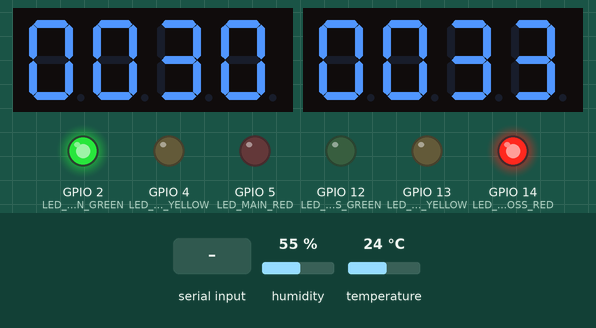
This program was run on a simulated ESP32. On the bench: 2 × 4-digit seven-segment display, output pins drawn as LEDs (lit = HIGH). The inputs (shaded band) are chosen by the test bench; at power-on: humidity 55 %, temperature 24 °C. What the program prints to the serial monitor is not drawn.

Above: at 1.6 s.
1.7 s: "90,45\n" received over Serial
At 3.8 s:
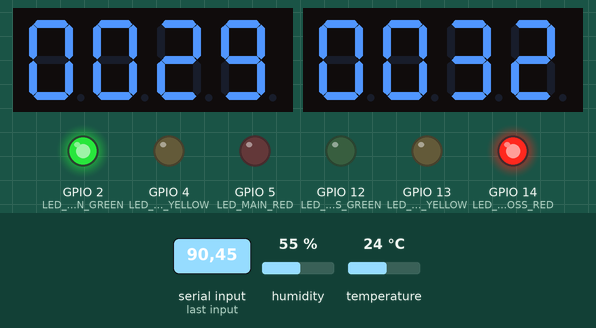
At 32.8 s:
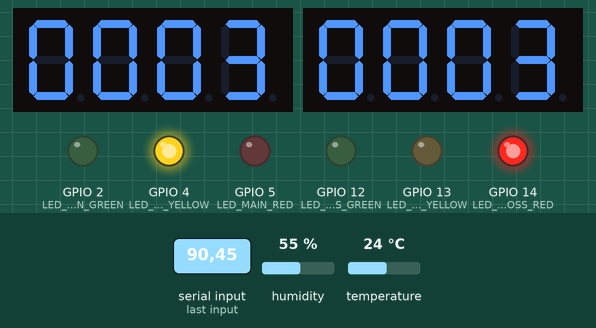
Timing chart, 0 to 34.3 s (numbered marks = the images above; inputs shaded):
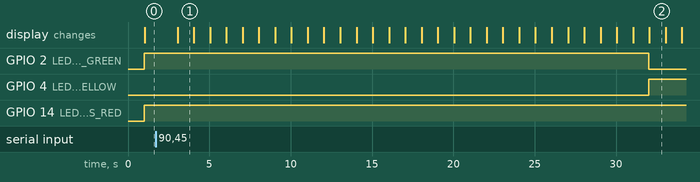

The program:

main.cpp
```cpp
#include <Arduino.h>
#include <TM1637Display.h>
// ========= DHT20 =========
#include <Wire.h>
#include "DHT20.h"
DHT20 dht;
#define DHT_SDA 25
#define DHT_SCL 26

#define ENV_SEND_INTERVAL_MS  10000UL   // gửi mỗi 10 giây
// ================= CONFIG =================
#define UART_BAUD           115200
#define YELLOW_TIME         3

#define TIMEOUT_MS          15000UL     // 15 giây không nhận gói tin hợp lệ → Fallback
#define DEFAULT_M           30
#define DEFAULT_C           30

// ================= TM1637 =================
#define CLK1 18
#define DIO1 19
#define CLK2 21
#define DIO2 22

TM1637Display displayMain(CLK1, DIO1);
TM1637Display displayCross(CLK2, DIO2);

// ================= LED =================
#define LED_MAIN_GREEN   2
#define LED_MAIN_YELLOW  4
#define LED_MAIN_RED     5

#define LED_CROSS_GREEN  12
#define LED_CROSS_YELLOW 13
#define LED_CROSS_RED    14

// ================= DATA =================
typedef struct {
    int M; // Main GREEN time
    int C; // Cross GREEN time
} TrafficData_t;

QueueHandle_t xQueue;

// ================= STATE =================
typedef enum {
    PHASE_MAIN_GREEN_CROSS_RED,
    PHASE_MAIN_YELLOW_CROSS_RED,
    PHASE_MAIN_RED_CROSS_GREEN,
    PHASE_MAIN_RED_CROSS_YELLOW
} TrafficState_t;

// ================= TIMEOUT =================
volatile uint32_t lastValidTick = 0;
volatile bool isFixedMode = true;
portMUX_TYPE muxTimeout = portMUX_INITIALIZER_UNLOCKED;

// ================= DISPLAY =================
void showMain(int num) {
    displayMain.showNumberDec(constrain(num, 1, 9999), true);
}
void showCross(int num) {
    displayCross.showNumberDec(constrain(num, 1, 9999), true);
}

// ================= LED =================
void setMainLight(int r, int y, int g) {
    digitalWrite(LED_MAIN_RED, r);
    digitalWrite(LED_MAIN_YELLOW, y);
    digitalWrite(LED_MAIN_GREEN, g);
}
void setCrossLight(int r, int y, int g) {
    digitalWrite(LED_CROSS_RED, r);
    digitalWrite(LED_CROSS_YELLOW, y);
    digitalWrite(LED_CROSS_GREEN, g);
}

// ================= UART TASK =================
void TaskUART(void *pvParameters) {
    static char buffer[64];
    int index = 0;

    while (1) {
        while (Serial.available()) {
            char c = Serial.read();

            if (c == '\n') {
                buffer[index] = '\0';

                // Tìm dấu '*' phân tách body và checksum
                char *star = strchr(buffer, '*');

                if (star == NULL) {
                    // Không có checksum → từ chối
                    Serial.println("[NO CHECKSUM]");
                    index = 0;
                    continue;
                }

                // Tách body và checksum
                *star = '\0';              // cắt chuỗi tại '*'
                const char *body = buffer;
                const char *cs_str = star + 1;

                // ===== Tính XOR checksum của body =====
                uint8_t cs = 0;
                for (const char *p = body; *p != '\0'; p++) {
                    cs ^= (uint8_t)(*p);
                }

                char expected[8];
                sprintf(expected, "%02X", cs);

                // So sánh checksum (không phân biệt hoa/thường)
                if (strcasecmp(cs_str, expected) != 0) {
                    Serial.print("[CHECKSUM FAIL] got=");
                    Serial.print(cs_str);
                    Serial.print(" expected=");
                    Serial.println(expected);
                    index = 0;
                    continue;
                }

                // ===== Checksum đúng → parse M và C =====
                int M = 0, C = 0;
                if (sscanf(body, "M:%d|C:%d", &M, &C) == 2) {
                    int total = M + C;
                    if (M >= 15 && C >= 15 && total <= 60) {
                        TrafficData_t data = {M, C};
                        xQueueOverwrite(xQueue, &data);

                        portENTER_CRITICAL(&muxTimeout);
                        lastValidTick = xTaskGetTickCount();
                        isFixedMode = false;
                        portEXIT_CRITICAL(&muxTimeout);

                        Serial.println("[NEW DATA OVERWRITE]");
                        Serial.println("[ACK] OK");
                    } else {
                        Serial.println("[INVALID]");
                    }
                } else {
                    Serial.println("[PARSE FAIL]");
                }

                index = 0;
            } else {
                if (index < sizeof(buffer) - 1) buffer[index++] = c;
                else index = 0;
            }
        }
        vTaskDelay(10 / portTICK_PERIOD_MS);
    }
}

// ================= TRAFFIC TASK =================
void TaskTraffic(void *pvParameters) {

    TrafficState_t state = PHASE_MAIN_GREEN_CROSS_RED;

    TrafficData_t current = {30, 30};     // Khởi tạo
    TrafficData_t pending = current;    // Gán pending = current (khởi tạo)

    int counter = current.M;
    bool justChanged = true;

    unsigned long lastTick = millis();
    unsigned long idealTime = lastTick;

    while (1) {

        // ===== Luôn giữ dữ liệu mới (Không mất dữ liệu) =====
        TrafficData_t recv;
        if (xQueueReceive(xQueue, &recv, 0) == pdPASS) {
            pending = recv;
            Serial.println("[SYNC NEW DATA]");
        }


        // ===== TIMER 1s =====
        if (millis() - lastTick >= 1000) {
            lastTick += 1000;
            idealTime += 1000;

            unsigned long now = millis();
            long drift = now - idealTime;

            //  test drift
            // Serial.print("REAL: ");
            // Serial.print(now);
            // Serial.print(" | IDEAL: ");
            // Serial.print(idealTime);
            // Serial.print(" | DRIFT: ");
            // Serial.println(drift);
                // ===== TIMEOUT FALLBACK =====
            portENTER_CRITICAL(&muxTimeout);
            uint32_t nowTick = xTaskGetTickCount();
            bool needFallback = (!isFixedMode) &&
                                ((nowTick - lastValidTick) > pdMS_TO_TICKS(TIMEOUT_MS));
            portEXIT_CRITICAL(&muxTimeout);

            if (needFallback) {
                pending.M = DEFAULT_M;
                pending.C = DEFAULT_C;

                portENTER_CRITICAL(&muxTimeout);
                isFixedMode = true;
                portEXIT_CRITICAL(&muxTimeout);

                Serial.println("[FALLBACK] FIXED-TIME");
            }

            switch (state) {

            // ================= MAIN GREEN =================
            case PHASE_MAIN_GREEN_CROSS_RED:
                setMainLight(0, 0, 1);
                setCrossLight(1, 0, 0);

                showMain(counter);
                showCross(counter + YELLOW_TIME);

                if (counter == 1) {
                    state = PHASE_MAIN_YELLOW_CROSS_RED;
                    counter = YELLOW_TIME;
                    justChanged = true;
                }
                break;

            // ================= MAIN YELLOW =================
            case PHASE_MAIN_YELLOW_CROSS_RED:
                setMainLight(0, 1, 0);
                setCrossLight(1, 0, 0);

                showMain(counter);
                showCross(counter);

                if (counter == 1) {
                    state = PHASE_MAIN_RED_CROSS_GREEN;

                    // Cập nhật tại biên xanh
                    current.C = pending.C;
                    counter = current.C;
                    justChanged = true;
                }
                break;

            // ================= CROSS GREEN =================
            case PHASE_MAIN_RED_CROSS_GREEN:
                setMainLight(1, 0, 0);
                setCrossLight(0, 0, 1);

                showMain(counter + YELLOW_TIME);
                showCross(counter);

                if (counter == 1) {
                    state = PHASE_MAIN_RED_CROSS_YELLOW;
                    counter = YELLOW_TIME;
                    justChanged = true;
                }
                break;

            // ================= CROSS YELLOW =================
            case PHASE_MAIN_RED_CROSS_YELLOW:
                setMainLight(1, 0, 0);
                setCrossLight(0, 1, 0);

                showMain(counter);
                showCross(counter);

                if (counter == 1) {
                    state = PHASE_MAIN_GREEN_CROSS_RED;

                    // Cập nhật tại biên xanh
                    current.M = pending.M;
                    counter = current.M;
                    justChanged = true;
                }
                break;
            }

            // ===== COUNTDOWN =====
            if (!justChanged) {
                if (counter > 1) counter--;
            } else {
                justChanged = false;
            }
        }

        vTaskDelay(10 / portTICK_PERIOD_MS);
    }
}
// ================= DHT20 TASK =================
void TaskDHT20(void *pvParameters) {
    Wire.begin(DHT_SDA, DHT_SCL);
    dht.begin();
    if (dht.begin() == 0) {
        Serial.println("[DHT] Khởi tạo thất bại!");
    } else {
        Serial.println("[DHT] Khởi tạo thành công");
    }

    while (1) {
        dht.read();
        float temp = dht.getTemperature();
        float humi = dht.getHumidity();
        if (!isnan(temp) && !isnan(humi)) {
            // Gửi về Raspberry Pi
            Serial.print("ENV:T:");
            Serial.print(temp, 1);
            Serial.print("|H:");
            Serial.println(humi, 1);
        } else {
            Serial.println("[DHT] Đọc lỗi");
        }

        vTaskDelay(pdMS_TO_TICKS(ENV_SEND_INTERVAL_MS));
    }
}
// ================= SETUP =================
void setup() {
    Serial.begin(UART_BAUD);

    pinMode(LED_MAIN_GREEN, OUTPUT);
    pinMode(LED_MAIN_YELLOW, OUTPUT);
    pinMode(LED_MAIN_RED, OUTPUT);

    pinMode(LED_CROSS_GREEN, OUTPUT);
    pinMode(LED_CROSS_YELLOW, OUTPUT);
    pinMode(LED_CROSS_RED, OUTPUT);

    displayMain.setBrightness(0x0f);
    displayCross.setBrightness(0x0f);

    // Queue size = 1 → ghi đè realtime
    xQueue = xQueueCreate(1, sizeof(TrafficData_t));

    lastValidTick = xTaskGetTickCount();

    xTaskCreate(TaskUART, "UART", 4096, NULL, 2, NULL);
    xTaskCreate(TaskTraffic, "TRAFFIC", 4096, NULL, 1, NULL);
    xTaskCreate(TaskDHT20, "DHT20", 3072, NULL, 1, NULL);
}

void loop() {}
```

Measured:
- what the display in image 1 shows lasts 0.9 s, from 3.1 s to 4.0 s
